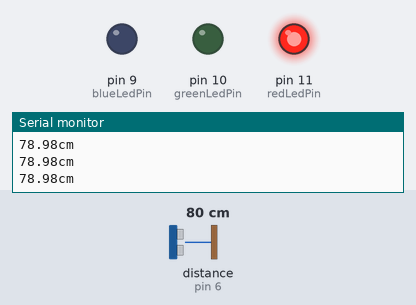
Bench run of a sketch on a simulated Arduino Uno, built with avr-gcc and run on an emulated ATmega328P. Parts: output pins drawn as LEDs (lit = HIGH), the last lines printed to the serial monitor. Wiring (inferred from the names in the program): ultrasonic range finder: trigger pin 7; echo pin 6. The inputs (shaded band) are chosen by the test bench; at power-on: distance to the obstacle (sensor on pin 6) 80 cm. The echo pulse lasts 58.3 µs per cm; pins used as bus, display or sensor lines are not drawn.

Above: at 1.2 s.
1.3 s: distance to the obstacle (sensor on pin 6) set to 139 cm
4.3 s: distance to the obstacle (sensor on pin 6) set to 145 cm
At 5.5 s:
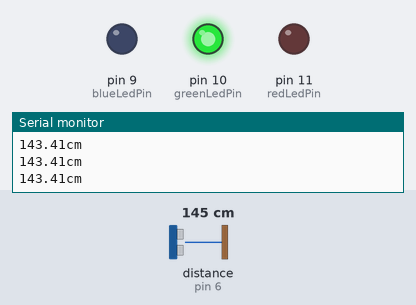
5.8 s: distance to the obstacle (sensor on pin 6) set to 157 cm
7.3 s: distance to the obstacle (sensor on pin 6) set to 164 cm
At 8.5 s:
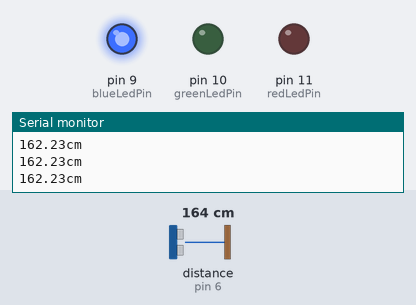
8.8 s: distance to the obstacle (sensor on pin 6) set to 2 cm
At 9.5 s:
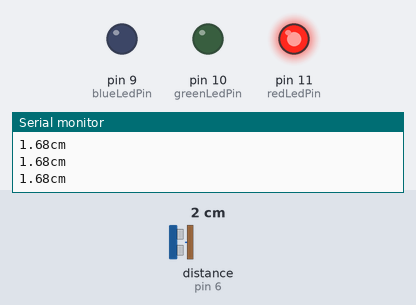
10.3 s: distance to the obstacle (sensor on pin 6) set to 250 cm
At 11.1 s:
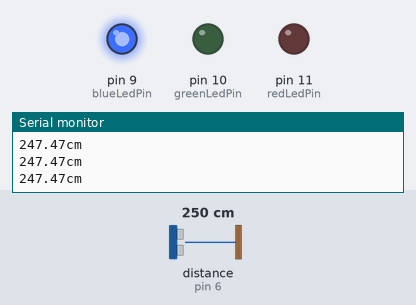
Timing chart, 0 to 12.8 s (numbered marks = the images above; inputs shaded):
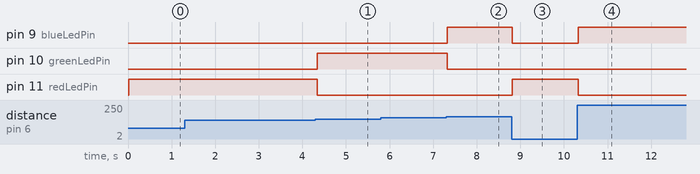

Measured:
- the behaviour switches between 141 and 142 cm on distance to the obstacle (sensor on pin 6) (found by bisection; images 0 and 1)
- the behaviour switches between 161 and 162 cm on distance to the obstacle (sensor on pin 6) (found by bisection; images 1 and 2)
- after the input at 4.3 s, pin 10 (greenLedPin): LOW → HIGH at once; pin 11 (redLedPin): HIGH → LOW at once
- after the input at 7.3 s, pin 9 (blueLedPin): LOW → HIGH at once; pin 10 (greenLedPin): HIGH → LOW at once
- after the input at 8.8 s, pin 9 (blueLedPin): HIGH → LOW at once; pin 11 (redLedPin): LOW → HIGH at once
- after the input at 10.3 s, pin 9 (blueLedPin): LOW → HIGH at once; pin 11 (redLedPin): HIGH → LOW at once

The sketch:

11d.ino
```cpp
const int echoPin = 6;
const int trigPin = 7;

int redLedPin = 11;
int greenLedPin = 10;
int blueLedPin = 9;

void setup() {
  pinMode(echoPin, INPUT);
  pinMode(trigPin, OUTPUT);
  pinMode(greenLedPin, OUTPUT);
  pinMode(redLedPin, OUTPUT);
  pinMode(blueLedPin, OUTPUT);
  Serial.begin(9600);
  }

  void loop() {
    float filtervalue = 0;

    digitalWrite(trigPin, LOW);
    delayMicroseconds(2);
    digitalWrite(trigPin, HIGH);
    delayMicroseconds(5);
    digitalWrite(trigPin, LOW);

  long duration = pulseIn(echoPin, HIGH);

  for(int i = 0;i<100; i++){
    filtervalue += duration; //이거 for문 필터임. 100번 구해서 100으로 나눈 평균값임. 노이즈가 오래 지속될리는 없으니까 평균내면 오차를 줄일수있음.
    delayMicroseconds(100);
  }
  filtervalue /= 100;

  float cm = filtervalue*17/1000;


  Serial.print(cm);
  Serial.println("cm");


  if(cm<140){
    digitalWrite(9, LOW);
    digitalWrite(10, LOW);
    digitalWrite(11, HIGH);
  }

  else if(cm>=140 && cm<160){
    digitalWrite(9, LOW);
    digitalWrite(10, HIGH);
    digitalWrite(11, LOW);
  }

    else if(cm>160){
    digitalWrite(9, HIGH);
    digitalWrite(10, LOW);
    digitalWrite(11, LOW);
  }
  }
```
